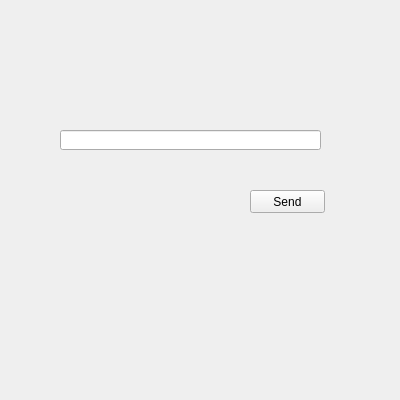
<?xml version="1.0" encoding="UTF-8"?>
<ui version="4.0">
 <class>Widget</class>
 <widget class="QWidget" name="Widget">
  <property name="geometry">
   <rect>
    <x>0</x>
    <y>0</y>
    <width>400</width>
    <height>400</height>
   </rect>
  </property>
  <property name="windowTitle">
   <string>Widget</string>
  </property>
  <widget class="QPushButton" name="sendBtn">
   <property name="geometry">
    <rect>
     <x>250</x>
     <y>190</y>
     <width>75</width>
     <height>23</height>
    </rect>
   </property>
   <property name="text">
    <string>Send</string>
   </property>
  </widget>
  <widget class="QLineEdit" name="msgLineEdit">
   <property name="geometry">
    <rect>
     <x>60</x>
     <y>130</y>
     <width>261</width>
     <height>20</height>
    </rect>
   </property>
  </widget>
 </widget>
 <resources/>
 <connections/>
</ui>
